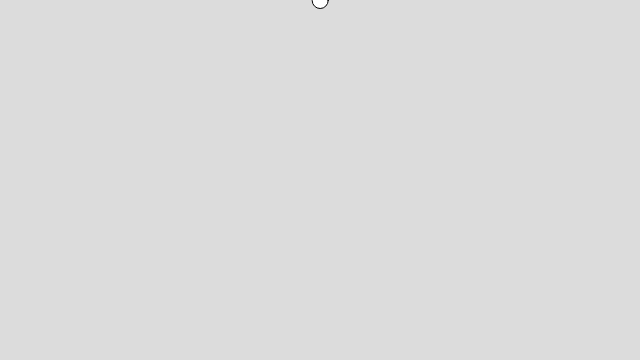
Frame 1 (no input)
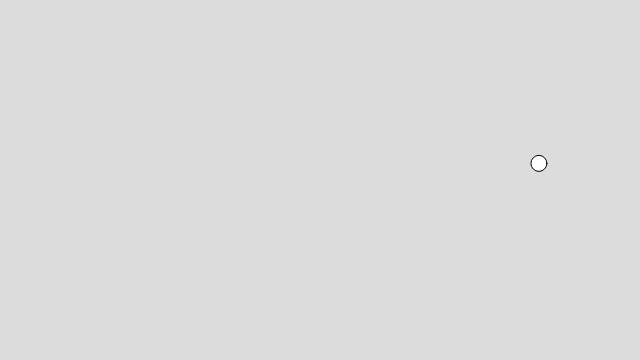
Frame 60 (no input)
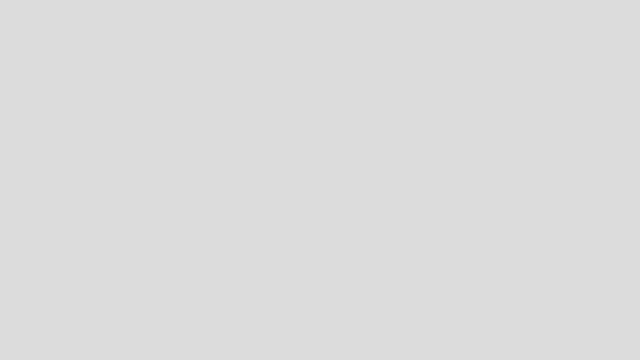
Frame 120 (the mouse pressed at the canvas centre since frame 60)

The p5.js sketch that drew these frames (run headless with seeded random() and noise() and a simulated clock; from frame 60 on, the mouse is pressed at the canvas centre):

// p5.js sketch
// ── sketch.js
var w;
var tx = 1000;
var ty = 10000;

function setup() {
  frameRate(60);
  createCanvas(640, 360);
  w = new Walker();
}

function draw() {
  background(220);
  w.update();
  w.display();
}

function Walker(){
  this.pos = createVector(width/2, 0);
  this.vel = createVector(0, 0);

  this.update = function(){
    this.acc = createVector(map(noise(tx), 0, 1, -1, 1), map(noise(ty), 0, 1, -1,1));
    tx += 0.1;
    ty += 0.2;
    this.vel.add(this.acc);
    this.pos.add(this.vel);
  }

  this.display = function(){
    fill(255);
    ellipse(this.pos.x, this.pos.y, 16, 16);
  }
}
